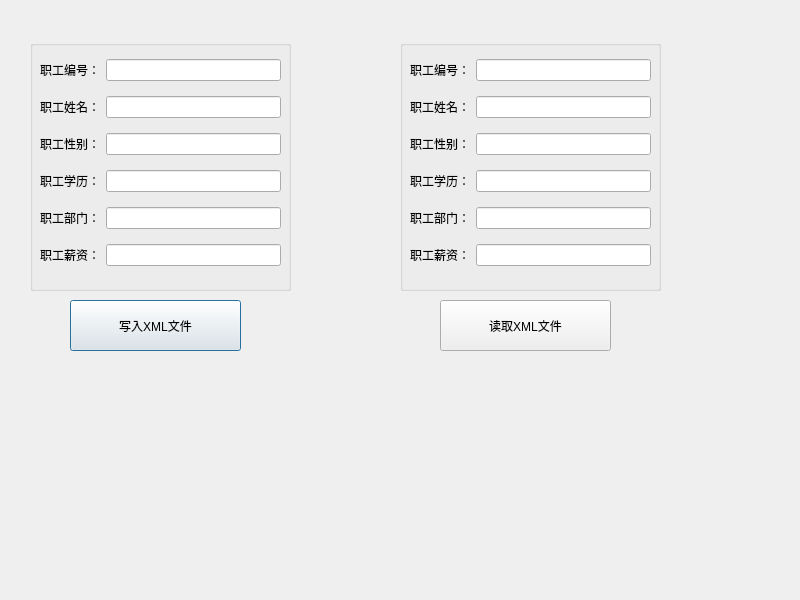
<?xml version="1.0" encoding="UTF-8"?>
<ui version="4.0">
 <class>WriteReadXml</class>
 <widget class="QDialog" name="WriteReadXml">
  <property name="geometry">
   <rect>
    <x>0</x>
    <y>0</y>
    <width>800</width>
    <height>600</height>
   </rect>
  </property>
  <property name="windowTitle">
   <string>读取XML数据信息--测试程序</string>
  </property>
  <widget class="QGroupBox" name="groupBox">
   <property name="geometry">
    <rect>
     <x>30</x>
     <y>40</y>
     <width>261</width>
     <height>251</height>
    </rect>
   </property>
   <property name="title">
    <string/>
   </property>
   <widget class="QWidget" name="">
    <property name="geometry">
     <rect>
      <x>10</x>
      <y>10</y>
      <width>241</width>
      <height>231</height>
     </rect>
    </property>
    <layout class="QVBoxLayout" name="verticalLayout">
     <item>
      <layout class="QHBoxLayout" name="horizontalLayout">
       <item>
        <widget class="QLabel" name="label">
         <property name="text">
          <string>职工编号：</string>
         </property>
        </widget>
       </item>
       <item>
        <widget class="QLineEdit" name="lineEdit_No"/>
       </item>
      </layout>
     </item>
     <item>
      <layout class="QHBoxLayout" name="horizontalLayout_2">
       <item>
        <widget class="QLabel" name="label_2">
         <property name="text">
          <string>职工姓名：</string>
         </property>
        </widget>
       </item>
       <item>
        <widget class="QLineEdit" name="lineEdit_Name"/>
       </item>
      </layout>
     </item>
     <item>
      <layout class="QHBoxLayout" name="horizontalLayout_3">
       <item>
        <widget class="QLabel" name="label_3">
         <property name="text">
          <string>职工性别：</string>
         </property>
        </widget>
       </item>
       <item>
        <widget class="QLineEdit" name="lineEdit_Sex"/>
       </item>
      </layout>
     </item>
     <item>
      <layout class="QHBoxLayout" name="horizontalLayout_4">
       <item>
        <widget class="QLabel" name="label_4">
         <property name="text">
          <string>职工学历：</string>
         </property>
        </widget>
       </item>
       <item>
        <widget class="QLineEdit" name="lineEdit_Education"/>
       </item>
      </layout>
     </item>
     <item>
      <layout class="QHBoxLayout" name="horizontalLayout_5">
       <item>
        <widget class="QLabel" name="label_5">
         <property name="text">
          <string>职工部门：</string>
         </property>
        </widget>
       </item>
       <item>
        <widget class="QLineEdit" name="lineEdit_Department"/>
       </item>
      </layout>
     </item>
     <item>
      <layout class="QHBoxLayout" name="horizontalLayout_6">
       <item>
        <widget class="QLabel" name="label_6">
         <property name="text">
          <string>职工薪资：</string>
         </property>
        </widget>
       </item>
       <item>
        <widget class="QLineEdit" name="lineEdit_Salary"/>
       </item>
      </layout>
     </item>
    </layout>
   </widget>
  </widget>
  <widget class="QPushButton" name="pushButton_WriteXml">
   <property name="geometry">
    <rect>
     <x>70</x>
     <y>300</y>
     <width>171</width>
     <height>51</height>
    </rect>
   </property>
   <property name="text">
    <string>写入XML文件</string>
   </property>
  </widget>
  <widget class="QGroupBox" name="groupBox_2">
   <property name="geometry">
    <rect>
     <x>400</x>
     <y>40</y>
     <width>261</width>
     <height>251</height>
    </rect>
   </property>
   <property name="title">
    <string/>
   </property>
   <widget class="QWidget" name="layoutWidget_7">
    <property name="geometry">
     <rect>
      <x>10</x>
      <y>10</y>
      <width>241</width>
      <height>231</height>
     </rect>
    </property>
    <layout class="QVBoxLayout" name="verticalLayout_3">
     <item>
      <layout class="QHBoxLayout" name="horizontalLayout_13">
       <item>
        <widget class="QLabel" name="label_13">
         <property name="text">
          <string>职工编号：</string>
         </property>
        </widget>
       </item>
       <item>
        <widget class="QLineEdit" name="lineEdit_No_R"/>
       </item>
      </layout>
     </item>
     <item>
      <layout class="QHBoxLayout" name="horizontalLayout_14">
       <item>
        <widget class="QLabel" name="label_14">
         <property name="text">
          <string>职工姓名：</string>
         </property>
        </widget>
       </item>
       <item>
        <widget class="QLineEdit" name="lineEdit_Name_R"/>
       </item>
      </layout>
     </item>
     <item>
      <layout class="QHBoxLayout" name="horizontalLayout_15">
       <item>
        <widget class="QLabel" name="label_15">
         <property name="text">
          <string>职工性别：</string>
         </property>
        </widget>
       </item>
       <item>
        <widget class="QLineEdit" name="lineEdit_Sex_R"/>
       </item>
      </layout>
     </item>
     <item>
      <layout class="QHBoxLayout" name="horizontalLayout_16">
       <item>
        <widget class="QLabel" name="label_16">
         <property name="text">
          <string>职工学历：</string>
         </property>
        </widget>
       </item>
       <item>
        <widget class="QLineEdit" name="lineEdit_Education_R"/>
       </item>
      </layout>
     </item>
     <item>
      <layout class="QHBoxLayout" name="horizontalLayout_17">
       <item>
        <widget class="QLabel" name="label_17">
         <property name="text">
          <string>职工部门：</string>
         </property>
        </widget>
       </item>
       <item>
        <widget class="QLineEdit" name="lineEdit_Department_R"/>
       </item>
      </layout>
     </item>
     <item>
      <layout class="QHBoxLayout" name="horizontalLayout_18">
       <item>
        <widget class="QLabel" name="label_18">
         <property name="text">
          <string>职工薪资：</string>
         </property>
        </widget>
       </item>
       <item>
        <widget class="QLineEdit" name="lineEdit_Salary_R"/>
       </item>
      </layout>
     </item>
    </layout>
   </widget>
  </widget>
  <widget class="QPushButton" name="pushButton_ReadXml">
   <property name="geometry">
    <rect>
     <x>440</x>
     <y>300</y>
     <width>171</width>
     <height>51</height>
    </rect>
   </property>
   <property name="text">
    <string>读取XML文件</string>
   </property>
  </widget>
 </widget>
 <resources/>
 <connections/>
</ui>
